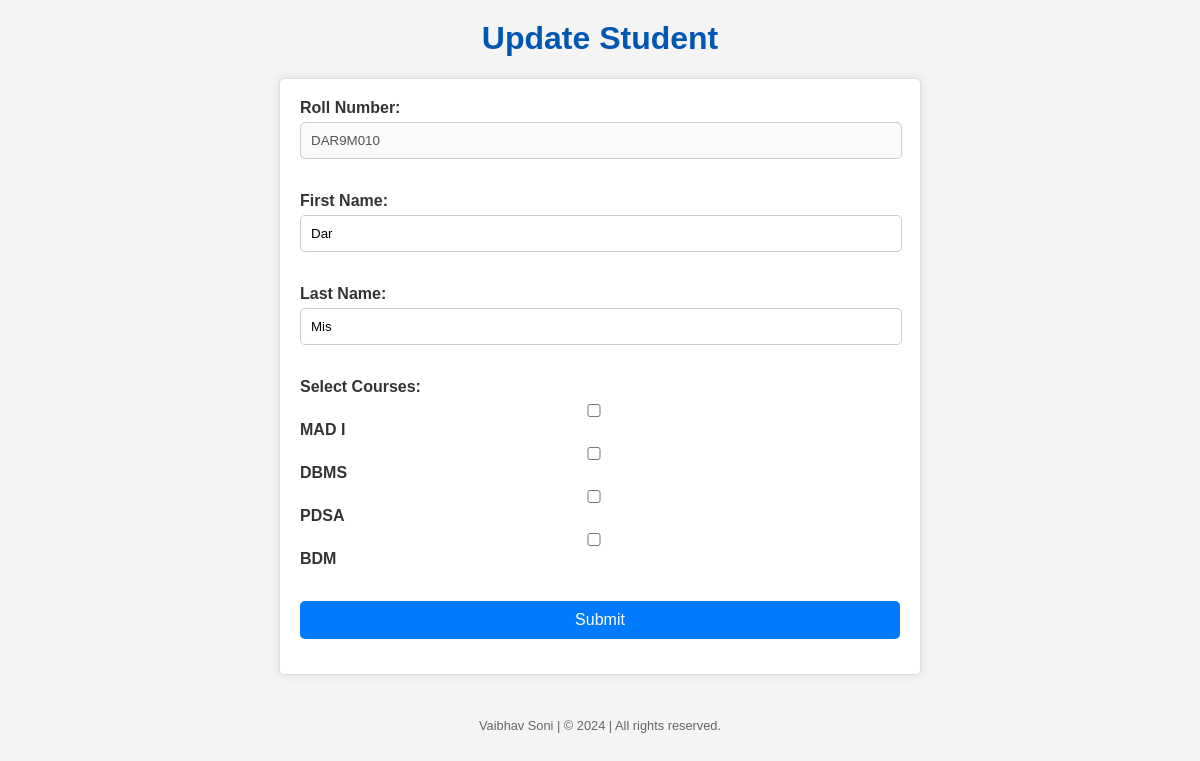
The page /student/23/update on the database its author committed.
### app.py (models this page shows)
class Student(db.Model):
    __tablename__='student'
    student_id = db.Column(db.Integer, primary_key=True, autoincrement = True)
    roll_number = db.Column(db.String, unique=True, nullable=False)
    first_name = db.Column(db.String, nullable=False)
    last_name = db.Column(db.String)

### app.py (the view, shortened to what this page needs)
@app.route("/student/<int:student_id>/update", methods=["GET","POST"])
def updater(student_id):
    stu = Student.query.filter_by(student_id=student_id).first()
    return render_template("update.html",student=stu)

### templates/update.html (shortened to what this page needs)
<!DOCTYPE html>
<html lang="en">
<head>
    <link rel="stylesheet" href="{{ url_for('static', filename='css/style.css') }}">
</head>
<body>
    <h1>Update Student</h1>
    <form action="/student/{{ student.student_id }}/update" method="POST" id="update-form">
        <div>
            <label>Roll Number:</label>
            <input type="text" name="roll" value="{{ student.roll_number }}" disabled />
        </div>
        <br>
        <div>
            <label>First Name:</label>
            <input type="text" name="f_name" value="{{ student.first_name }}" required />
        </div>
        <br>
        <div>
            <label>Last Name:</label>
            <input type="text" name="l_name" value="{{ student.last_name }}"/>
        </div>
        <br>
        <div>
            <label>Select Courses: </label>
            <input type="checkbox" name="courses" value="course_1" />
            <label>MAD I</label>
            <input type="checkbox" name="courses" value="course_2" />
            <label>DBMS</label>
            <input type="checkbox" name="courses" value="course_3" />
            <label>PDSA</label>
            <input type="checkbox" name="courses" value="course_4" />
            <label>BDM</label>
        </div>
        <br>
        <div>
            <input type="submit" value = "Submit">
        </div>
    </form>
    <footer>
        <p>Vaibhav Soni | &copy; 2024 | All rights reserved.</p>
    </footer>
</body>
</html>

### static/css/style.css (style rules this page uses)
body { font-family: 'Arial', sans-serif; background-color: #f4f4f4; margin: 0; padding: 0; color: #333; }
h1 { text-align: center; color: #0056b3; margin-top: 20px; }
form { max-width: 600px; margin: 20px auto; padding: 20px; background-color: #fff; border: 1px solid #ddd; border-radius: 5px; box-shadow: 0 0 10px rgba(0, 0, 0, 0.1); }
form div { margin-bottom: 15px; }
form label { display: block; margin-bottom: 5px; font-weight: bold; }
form input[type="text"], form input[type="checkbox"] { width: calc(100% - 20px); padding: 10px; border: 1px solid #ccc; border-radius: 5px; }
form input[type="submit"] { display: block; width: 100%; padding: 10px; background-color: #007bff; color: #fff; border: none; border-radius: 5px; font-size: 16px; }
p { text-align: center; color: #666; }
footer { text-align: center; padding: 10px; font-size: 0.8em; color: rgb(41, 39, 39); }

### rows shown on the page
Student: roll "DAR9M010", f_name "Dar", l_name "Mis"
